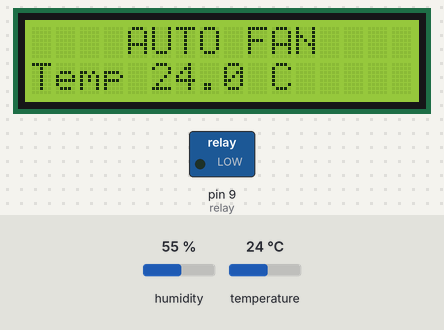
Bench run of a sketch on a simulated Arduino Uno, built with avr-gcc and run on an emulated ATmega328P. Shown: 16×2 character LCD, switched loads named in the sketch (green lamp = pin HIGH). The inputs (shaded band) are chosen by the test bench; at power-on: temperature 24 °C, humidity 55 %. What the sketch prints to the serial monitor is not drawn.

Above: at 1.2 s.
1.3 s: temperature set to 12 °C
At 3.6 s:
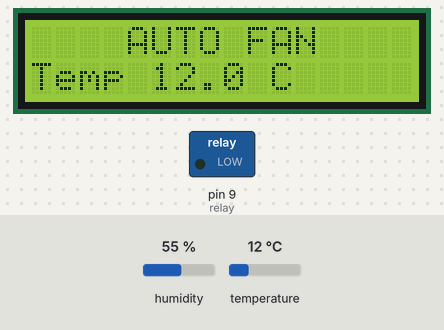
4.1 s: temperature set to 19 °C
At 5.5 s:
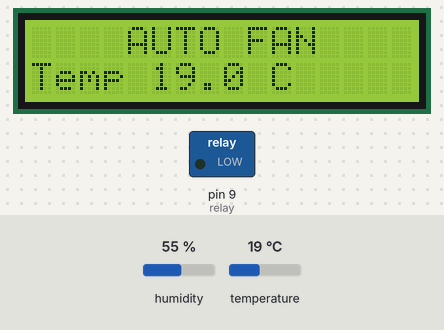
6.9 s: temperature set to 24 °C
At 9.4 s:
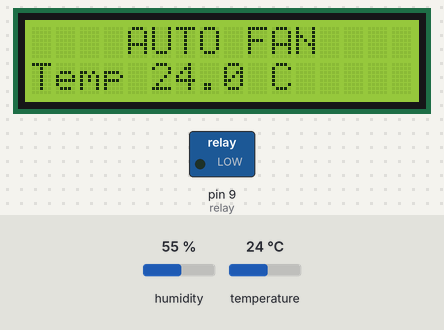
9.9 s: temperature set to 27 °C
At 12.1 s:
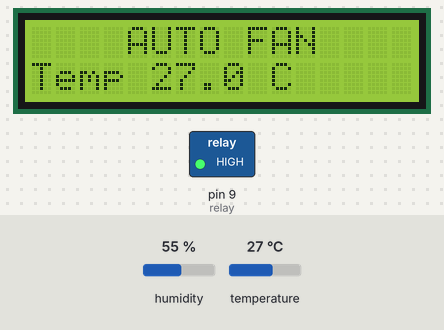
Timing chart, 0 to 13.6 s (numbered marks = the images above; inputs shaded):
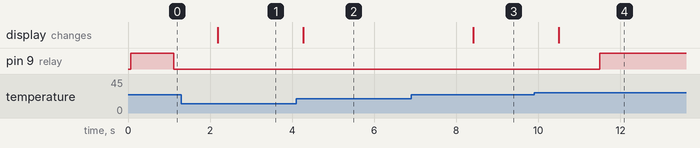

The sketch:

fan_DHT11.ino
```cpp
#include <Adafruit_Sensor.h>
#include <DHT.h>
#include <Wire.h>
#include <LiquidCrystal_I2C.h>

LiquidCrystal_I2C lcd(0x3F, 16, 2);  // Adjust the I2C address if necessary
#define DHTPIN 8         // DHT11 sensor data pin
#define DHTTYPE DHT11    // DHT sensor type

DHT dht(DHTPIN, DHTTYPE);
#define relay 9

void setup() {
  lcd.init();
  lcd.backlight();
  Wire.begin();

  pinMode(relay, OUTPUT);
  digitalWrite(relay, HIGH);  // Assuming the relay is active LOW
  Serial.begin(9600);
  dht.begin();
}

void loop() {
  float temperature = dht.readTemperature();

  Serial.print("temperature: ");
  Serial.print(temperature);

  lcd.clear();
  lcd.setCursor(0, 0);
  lcd.print("    AUTO FAN");
  lcd.setCursor(0, 1);
  lcd.print("Temp ");
  lcd.print(temperature, 1);  // Display temperature with one decimal place
  lcd.print(" C");        // Special character for degree symbol
  delay(1000);

  if (temperature > 25.0) {
    digitalWrite(relay, HIGH);  // Assuming the relay is active LOW

  } else {
    digitalWrite(relay, LOW);  // Assuming the relay is active LOW

  }
}
```

Measured:
- the behaviour switches between 25 and 26 °C on temperature (found by bisection; images 3 and 4)
- after the input at 1.3 s, the display: changes after 0.89 s (image 1)
- after the input at 4.1 s, the display: changes after 0.17 s (image 2)
- after the input at 6.9 s, the display: changes after 1.5 s (image 3)
- after the input at 9.9 s, pin 9 (relay): LOW → HIGH after 1.6 s; the display: changes after 0.60 s (image 4)
